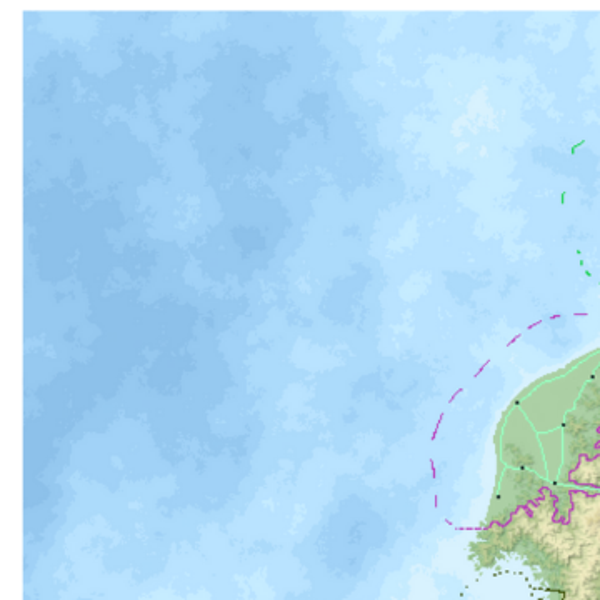
#> input picture campaigns/tropic-gooner/map/reference/vibes-crops/g00.png, 600 x 600 px, given in place of master-enhanced.png, which was not available
$ python extract-art-highways.py
#> lines starting #> are read from the running program, lines starting #| are printed output that depends on the picture; pictures that were not available may be replaced by others from this repository, and a replacement may not be noted
#!/usr/bin/env python3
"""Copy green+black highway art from master-enhanced into wireframe components.

Template (cup model): terrain green/black IS the guide. We skeletonize it into
dense polylines, write highways.json, and export SVG for map overlay / Blender.

Does NOT touch city pins or regions-ui.json.

  python scripts/tableslop/extract-art-highways.py
  python scripts/tableslop/extract-art-highways.py --self-check
  python scripts/tableslop/extract-art-highways.py --blender-plane
"""
from __future__ import annotations

import argparse
import json
from collections import defaultdict, deque
from datetime import datetime, timezone
from pathlib import Path

import numpy as np
from PIL import Image
from scipy import ndimage

try:
    from skimage.morphology import skeletonize
except ImportError:  # pragma: no cover
    skeletonize = None

ROOT = Path(__file__).resolve().parents[2]
MAP_DIR = ROOT / "campaigns" / "tropic-gooner" / "map"
IMG = MAP_DIR / "master-enhanced.png"
OUT = MAP_DIR / "highways.json"
SVG_OUT = MAP_DIR / "highways-wireframe.svg"
PNG_OUT = MAP_DIR / "highways-wireframe.png"
BLEND_SCRIPT = MAP_DIR / "highways-blender-plane.py"
PROPOSALS_BAK = MAP_DIR / "highways-proposals-aug10.json"

DOT_SIZE = (2, 160)
DILATE_ITERS = 14
GREEN_GROW = 40  # flood steps along green from marker seeds
SIMPLIFY_TOL = 0.045  # map-% — keep wireframe close to art


def extract_mask(img_path: Path):
    im = Image.open(img_path).convert("RGB")
#> im is the input picture: PIL image 600x600 RGB; mean R, G, B 175, 216.8, 242.6
    a = np.asarray(im)
    h, w = a.shape[:2]
#> h = 600; w = 600
    r = a[:, :, 0].astype(np.int16)
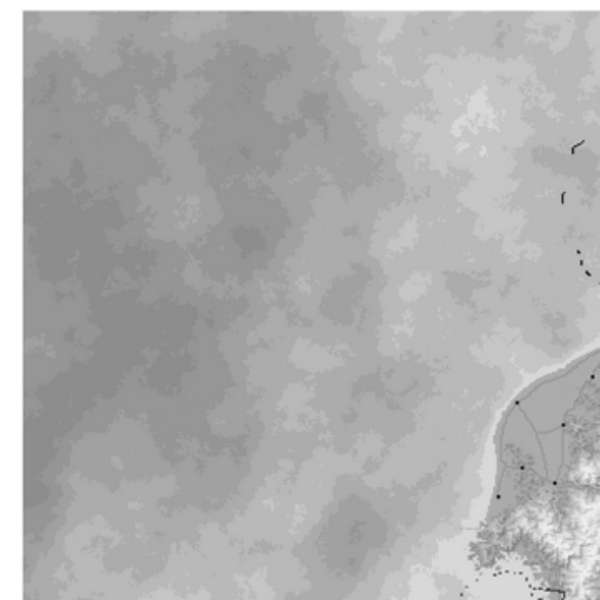
#> r: shape (600, 600) int16; min 19, max 255, mean 175
    g = a[:, :, 1].astype(np.int16)
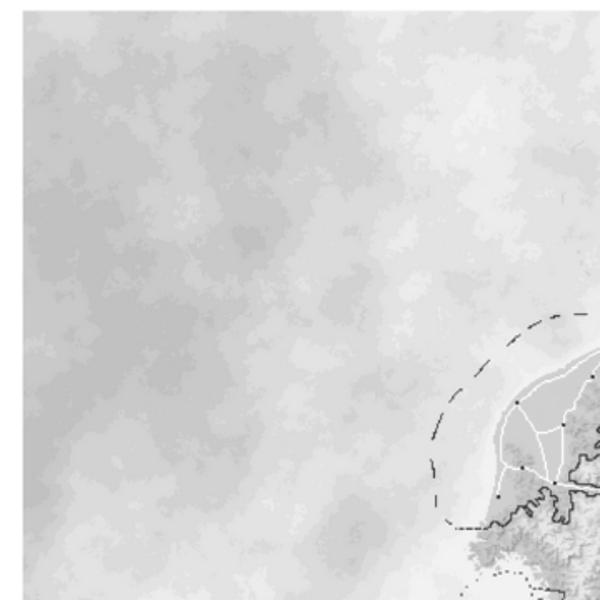
#> g: shape (600, 600) int16; min 36, max 255, mean 216.8
    b = a[:, :, 2].astype(np.int16)
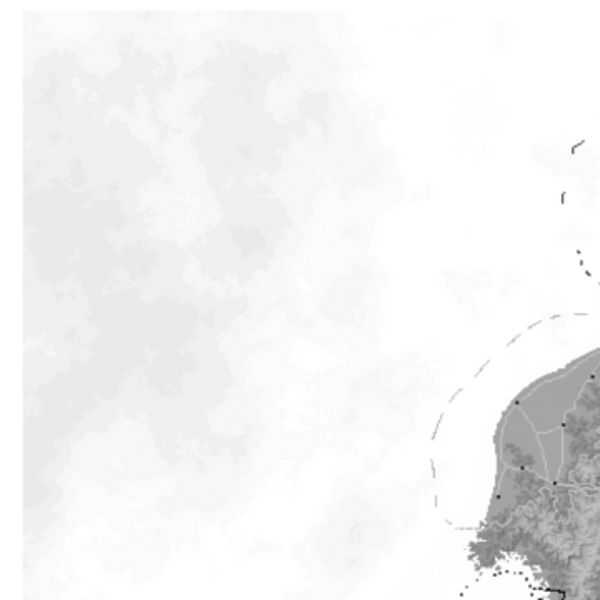
#> b: shape (600, 600) int16; min 1, max 255, mean 242.6
    black = (r < 35) & (g < 35) & (b < 35)
#> black: shape (600, 600) bool; every value is 0
    lab, n = ndimage.label(black)
#> lab: shape (600, 600) int32; every value is 0
#> n = 0
    sizes = ndimage.sum(black, lab, index=np.arange(1, n + 1))
#> sizes = empty array
    lo, hi = DOT_SIZE
    dot_ids = np.where((sizes >= lo) & (sizes <= hi))[0] + 1
#> dot_ids = empty array
    if len(dot_ids) == 0:
#> (the run stopped early here; a loop or call above may not have finished)

$ run again, on campaigns/tropic-gooner/map/reference/vibes-crops/g01.png
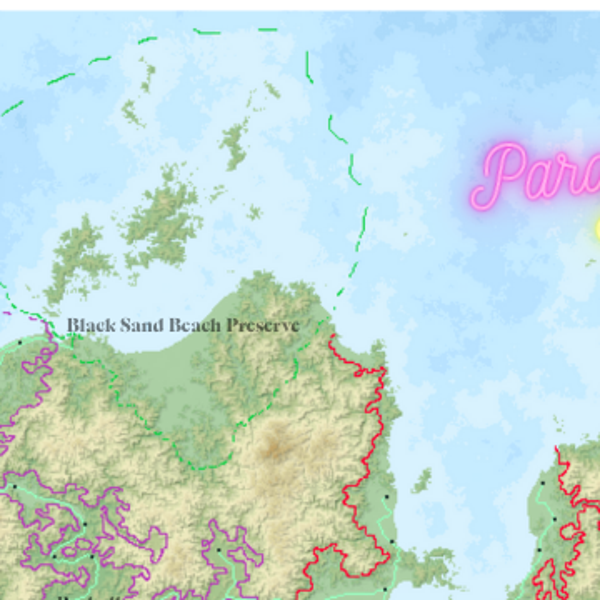
#> input picture campaigns/tropic-gooner/map/reference/vibes-crops/g01.png, 600 x 600 px, given in place of master-enhanced.png, which was not available
#> in extract_mask, im is the input picture: PIL image 600x600 RGB; mean R, G, B 195.7, 218.5, 216.8
#> in extract_mask, `g = a[:, :, 1].astype(np.int16)`:
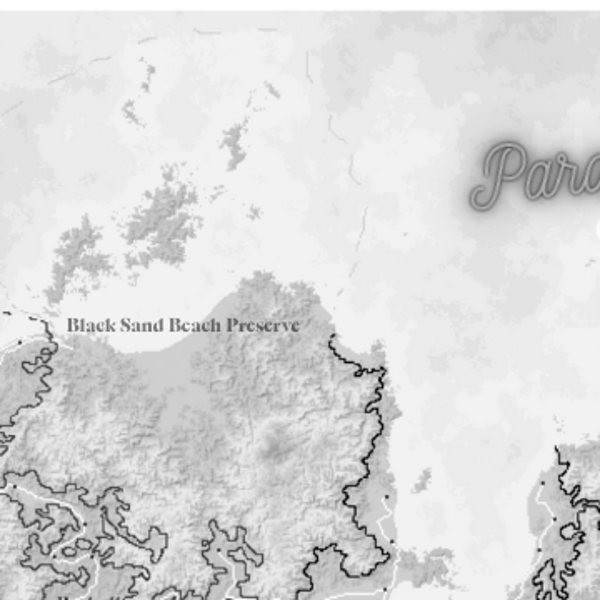
#> g: shape (600, 600) int16; min 0, max 255, mean 218.5
#> in extract_mask, `b = a[:, :, 2].astype(np.int16)`:
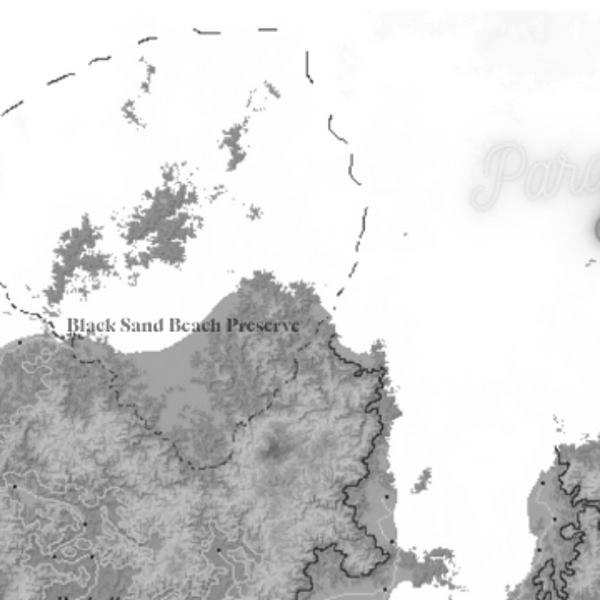
#> b: shape (600, 600) int16; min 33, max 255, mean 216.8
#> black: shape (600, 600) bool; every value is 0
#> lab: shape (600, 600) int32; every value is 0
#> n = 0
#> sizes = empty array
